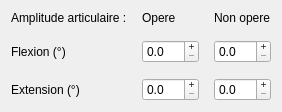
    <widget class="QWidget" name="layoutWidget_6">
     <property name="geometry">
      <rect>
       <x>40</x>
       <y>10</y>
       <width>333</width>
       <height>110</height>
      </rect>
     </property>
     <layout class="QGridLayout" name="gridLayout_amplitudes">
      <property name="sizeConstraint">
       <enum>QLayout::SizeConstraint::SetFixedSize</enum>
      </property>
      <property name="spacing">
       <number>15</number>
      </property>
      <item row="0" column="0" alignment="Qt::AlignmentFlag::AlignHCenter|Qt::AlignmentFlag::AlignVCenter">
       <widget class="QLabel" name="label_amplitude_articulaire">
        <property name="text">
         <string>Amplitude articulaire :</string>
        </property>
        <property name="textFormat">
         <enum>Qt::TextFormat::RichText</enum>
        </property>
       </widget>
      </item>
      <item row="0" column="1">
       <widget class="QLabel" name="label_opere">
        <property name="text">
         <string>Opere</string>
        </property>
       </widget>
      </item>
      <item row="0" column="2">
       <widget class="QLabel" name="label_non_opere">
        <property name="text">
         <string>Non opere</string>
        </property>
       </widget>
      </item>
      <item row="1" column="0">
       <widget class="QLabel" name="label_flexion">
        <property name="text">
         <string>Flexion (°)</string>
        </property>
       </widget>
      </item>
      <item row="2" column="0">
       <widget class="QLabel" name="label_extension">
        <property name="text">
         <string>Extension (°)</string>
        </property>
       </widget>
      </item>
      <item row="1" column="1">
       <widget class="QDoubleSpinBox" name="doubleSpinBox_g_flexionO">
        <property name="cursor">
         <cursorShape>ArrowCursor</cursorShape>
        </property>
        <property name="buttonSymbols">
         <enum>QAbstractSpinBox::ButtonSymbols::PlusMinus</enum>
        </property>
        <property name="accelerated">
         <bool>true</bool>
        </property>
        <property name="decimals">
         <number>1</number>
        </property>
        <property name="maximum">
         <double>360.000000000000000</double>
        </property>
       </widget>
      </item>
      <item row="1" column="2">
       <widget class="QDoubleSpinBox" name="doubleSpinBox_g_flexionNO">
        <property name="cursor">
         <cursorShape>ArrowCursor</cursorShape>
        </property>
        <property name="buttonSymbols">
         <enum>QAbstractSpinBox::ButtonSymbols::PlusMinus</enum>
        </property>
        <property name="accelerated">
         <bool>true</bool>
        </property>
        <property name="decimals">
         <number>1</number>
        </property>
        <property name="maximum">
         <double>360.000000000000000</double>
        </property>
       </widget>
      </item>
      <item row="2" column="1">
       <widget class="QDoubleSpinBox" name="doubleSpinBox_g_extensionO">
        <property name="cursor">
         <cursorShape>ArrowCursor</cursorShape>
        </property>
        <property name="buttonSymbols">
         <enum>QAbstractSpinBox::ButtonSymbols::PlusMinus</enum>
        </property>
        <property name="accelerated">
         <bool>true</bool>
        </property>
        <property name="decimals">
         <number>1</number>
        </property>
        <property name="maximum">
         <double>360.000000000000000</double>
        </property>
       </widget>
      </item>
      <item row="2" column="2">
       <widget class="QDoubleSpinBox" name="doubleSpinBox_g_extensionNO">
        <property name="cursor">
         <cursorShape>ArrowCursor</cursorShape>
        </property>
        <property name="buttonSymbols">
         <enum>QAbstractSpinBox::ButtonSymbols::PlusMinus</enum>
        </property>
        <property name="accelerated">
         <bool>true</bool>
        </property>
        <property name="decimals">
         <number>1</number>
        </property>
        <property name="maximum">
         <double>360.000000000000000</double>
        </property>
       </widget>
      </item>
     </layout>
    </widget>
